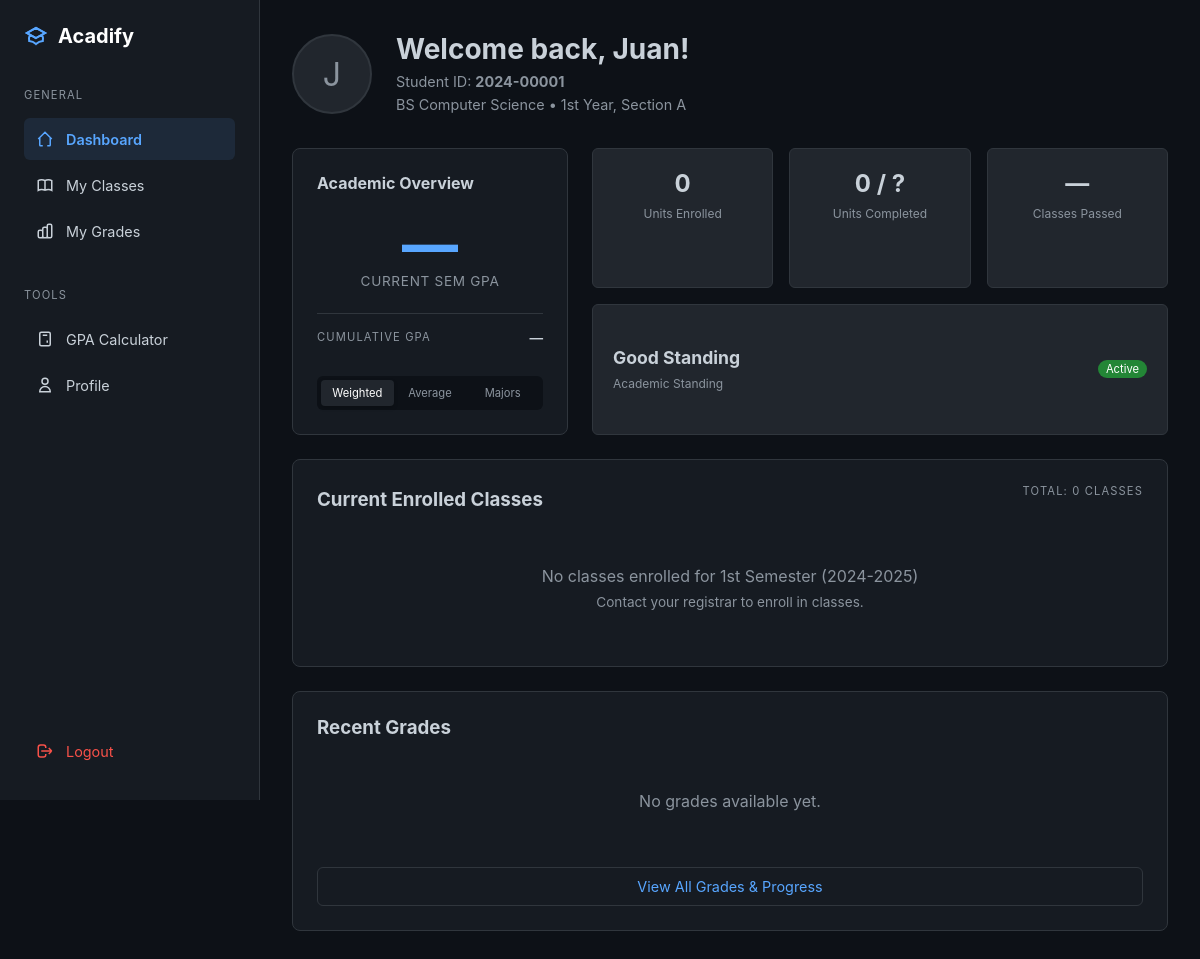
The app's page /student/dashboard (signed in) with its own data.
### models.py (models this page shows, shortened)
class Student(db.Model):
    __tablename__ = 'student'
    id = db.Column(db.Integer, primary_key=True)
    user_id = db.Column(db.Integer, db.ForeignKey('user.id'), nullable=False, unique=True)
    student_number = db.Column(db.String(50), unique=True, nullable=False, index=True)
    first_name = db.Column(db.String(100), nullable=False)
    last_name = db.Column(db.String(100), nullable=False)
    department = db.Column(db.String(100), nullable=False)  # "College of Engineering"
    program = db.Column(db.String(100), nullable=False)  # "BS Computer Science"
    year_level = db.Column(db.String(20), nullable=False)  # "1st Year", "2nd Year", etc.
    section = db.Column(db.String(20), nullable=True)  # "A", "B", "C" (null for irregular)
    created_at = db.Column(db.DateTime, default=datetime.utcnow)
    enrollments = db.relationship('Enrollment', backref='student', lazy='dynamic', cascade='all, delete-orphan')
    grades = db.relationship('Grade', backref='student', lazy='dynamic', cascade='all, delete-orphan')
    def get_semester_gpa(self, school_year, semester, calculation_method='weighted'):
        grades = self.grades.join(Grade.test).join(Test.class_).filter(
            Class.school_year == school_year,
            Class.semester == semester,
            Grade.final_grade.isnot(None)
        ).all()
        if not grades:
            return None
    def get_cumulative_gpa(self, calculation_method='weighted'):
        all_grades = self.grades.filter(Grade.final_grade.isnot(None)).all()
        if not all_grades:
            return None

### blueprints/student/routes.py (the view)
@student_bp.route('/dashboard')
@student_required
def dashboard():
    student = current_user.student_profile
    current_school_year = Config.CURRENT_SCHOOL_YEAR
    current_semester = Config.CURRENT_SEMESTER
    enrolled_classes = Class.query.join(Enrollment).filter(
        Enrollment.student_id == student.id,
        Class.school_year == current_school_year,
        Class.semester == current_semester
    ).all()
    recent_grades = Grade.query.filter_by(student_id=student.id)\
        .filter(Grade.final_grade.isnot(None))\
        .order_by(Grade.graded_at.desc())\
        .limit(5)\
        .all()
    semester_gpa = student.get_semester_gpa(
        current_school_year, current_semester, 'weighted'
    )
    semester_gpa_simple = student.get_semester_gpa(
        current_school_year, current_semester, 'simple'
    )
    semester_gpa_major = student.get_semester_gpa(
        current_school_year, current_semester, 'major_only'
    )
    cumulative_gpa = student.get_cumulative_gpa('weighted')
    cumulative_gpa_simple = student.get_cumulative_gpa('simple')
    cumulative_gpa_major = student.get_cumulative_gpa('major_only')
    total_units = sum(cls.units for cls in enrolled_classes)
    total_units_completed = None
    total_program_units = None
    passing_rate = None
    return render_template(
        'student/dashboard.html',
        student=student,
        enrolled_classes=enrolled_classes,
        recent_grades=recent_grades,
        semester_gpa=semester_gpa,
        semester_gpa_simple=semester_gpa_simple,
        semester_gpa_major=semester_gpa_major,
        cumulative_gpa=cumulative_gpa,
        cumulative_gpa_simple=cumulative_gpa_simple,
        cumulative_gpa_major=cumulative_gpa_major,
        total_units=total_units,
        total_units_completed=total_units_completed,
        total_program_units=total_program_units,
        passing_rate=passing_rate,
        current_school_year=current_school_year,
        current_semester=current_semester
    )

### templates/student/dashboard.html (shortened to what this page needs)
<!DOCTYPE html>
<html lang="en">
<head>
</head>
<body>
    <nav class="sidebar">
        <div class="logo">
            <svg class="icon" viewBox="0 0 24 24"><path stroke-width="2" d="M12 14l9-5-9-5-9 5 9 5z"/><path stroke-width="2" d="M12 14l9-5-9-5-9 5 9 5zm0 0l6.16-3.422a12.083 12.083 0 01.665 6.479A11.952 11.952 0 0012 20.055a11.952 11.952 0 00-6.824-2.998 12.078 12.078 0 01.665-6.479L12 14z"/></svg>
            <span>Acadify</span>
        </div>
        <div class="nav-group">
            <span class="nav-label">General</span>
            <a href="{{ url_for('student.dashboard') }}" class="nav-item active">
                <svg class="icon" viewBox="0 0 24 24"><path stroke-width="2" d="M3 12l2-2m0 0l7-7 7 7M5 10v10a1 1 0 001 1h3m10-11l2 2m-2-2v10a1 1 0 01-1 1h-3"/></svg>
                <span>Dashboard</span>
            </a>
            <a href="{{ url_for('student.my_classes') }}" class="nav-item">
                <svg class="icon" viewBox="0 0 24 24"><path stroke-width="2" d="M12 6.253v13m0-13C10.832 5.477 9.246 5 7.5 5S4.168 5.477 3 6.253v13C4.168 18.477 5.754 18 7.5 18s3.332.477 4.5 1.253m0-13C13.168 5.477 14.754 5 16.5 5c1.747 0 3.332.477 4.5 1.253v13C19.832 18.477 18.247 18 16.5 18c-1.746 0-3.332.477-4.5 1.253"/></svg>
                <span>My Classes</span>
            </a>
            <a href="{{ url_for('student.my_grades') }}" class="nav-item">
                <svg class="icon" viewBox="0 0 24 24"><path stroke-width="2" d="M9 19v-6a2 2 0 00-2-2H5a2 2 0 00-2 2v6a2 2 0 002 2h2a2 2 0 002-2zm0 0V9a2 2 0 012-2h2a2 2 0 012 2v10m-6 0a2 2 0 002 2h2a2 2 0 002-2m0 0V5a2 2 0 012-2h2a2 2 0 012 2v14a2 2 0 01-2 2h-2a2 2 0 01-2-2z"/></svg>
                <span>My Grades</span>
            </a>
        </div>
        <div class="nav-group">
            <span class="nav-label">Tools</span>
            <a href="{{ url_for('student.gpa_calculator') }}" class="nav-item">
                <svg class="icon" viewBox="0 0 24 24"><path stroke-width="2" d="M9 7h6m0 10v-3m-3 3h.01M9 17h.01M9 14h.01M12 14h.01M15 11h.01M12 11h.01M9 11h.01M7 21h10a2 2 0 002-2V5a2 2 0 00-2-2H7a2 2 0 00-2 2v14a2 2 0 002 2z"/></svg>
                <span>GPA Calculator</span>
            </a>
            <a href="{{ url_for('student.profile') }}" class="nav-item">
                <svg class="icon" viewBox="0 0 24 24"><path stroke-width="2" d="M16 7a4 4 0 11-8 0 4 4 0 018 0zM12 14a7 7 0 00-7 7h14a7 7 0 00-7-7z"/></svg>
                <span>Profile</span>
            </a>
        </div>
        <a href="{{ url_for('auth.logout') }}" class="nav-item logout">
            <svg class="icon" viewBox="0 0 24 24"><path stroke-width="2" d="M17 16l4-4m0 0l-4-4m4 4H7m6 4v1a3 3 0 01-3 3H6a3 3 0 01-3-3V7a3 3 0 013-3h4a3 3 0 013 3v1"/></svg>
            <span>Logout</span>
        </a>
    </nav>
    <main class="main-content">
        <div class="header-section">
            <div class="student-profile">
                <div class="profile-photo">{{ student.first_name[0] }}</div>
                <div class="welcome-msg">
                    <h1>Welcome back, {{ student.first_name }}!</h1>
                    <div class="student-meta">
                        <p>Student ID: <strong>{{ student.student_number }}</strong></p>
                        <p>{{ student.program }} • {{ student.year_level }}, Section {{ student.section if student.section else 'N/A' }}</p>
                    </div>
                </div>
            </div>
        </div>
        <div class="dashboard-grid">
            <div class="card academic-overview">
                <h3 style="font-size: 1rem;">Academic Overview</h3>
                <div class="gpa-display">
                    <div class="gpa-value" id="semester-gpa-display">
                        {{ "%.2f"|format(semester_gpa) if semester_gpa else "—" }}
                    </div>
                    <div class="gpa-label">Current Sem GPA</div>
                </div>
                <div style="font-size: 0.85rem; border-top: 1px solid var(--border-color); padding-top: 1rem;">
                    <div style="display: flex; justify-content: space-between; margin-bottom: 0.5rem;">
                        <span class="nav-label">Cumulative GPA</span>
                        <span style="font-weight: 600;" id="cumulative-gpa-display">
                            {{ "%.2f"|format(cumulative_gpa) if cumulative_gpa else "—" }}
                        </span>
                    </div>
                    <div class="gpa-toggle">
                        <button class="toggle-btn active" data-method="weighted">Weighted</button>
                        <button class="toggle-btn" data-method="simple">Average</button>
                        <button class="toggle-btn" data-method="major">Majors</button>
                    </div>
                </div>
            </div>
            <div class="quick-stats">
                <div class="card stat-item">
                    <span class="stat-val">{{ total_units }}</span>
                    <span class="stat-desc">Units Enrolled</span>
                </div>
                <div class="card stat-item">
                    <span class="stat-val">{{ total_units_completed if total_units_completed else 0 }} / {{ total_program_units if total_program_units else "?" }}</span>
                    <span class="stat-desc">Units Completed</span>
                </div>
                <div class="card stat-item">
                    <span class="stat-val">{{ passing_rate if passing_rate else "—" }}</span>
                    <span class="stat-desc">Classes Passed</span>
                </div>
                <div class="card stat-item" style="grid-column: span 3; display: flex; align-items: center; justify-content: space-between; text-align: left;">
                    <div>
                        <span class="stat-val" style="font-size: 1.1rem;">Good Standing</span>
                        <span class="stat-desc">Academic Standing</span>
                    </div>
                    <span class="status-badge">Active</span>
                </div>
            </div>
            <div class="card classes-card">
                <div class="card-header">
                    <h3>Current Enrolled Classes</h3>
                    <span class="nav-label">Total: {{ enrolled_classes|length }} classes</span>
                </div>
                {% if enrolled_classes %}
                <table>
                    <thead>
                        <tr>
                            <th>Code</th>
                            <th>Subject Name</th>
                            <th>Section</th>
                            <th>Schedule</th>
                            <th>Units</th>
                            <th>Grade</th>
                        </tr>
                    </thead>
                    <tbody>
                        {% for cls in enrolled_classes %}
                        <tr>
                            <td>{{ cls.subject.code }}</td>
                            <td>{{ cls.subject.name }}</td>
                            <td>{{ cls.section if cls.section else '—' }}</td>
                            <td>{{ cls.schedule if cls.schedule else '—' }}</td>
                            <td>{{ cls.units }}</td>
                            <td class="grade-pill">
                                {% set enrollment = cls.enrollments.filter_by(student_id=student.id).first() %}
                                {{ "%.2f"|format(enrollment.final_grade) if enrollment and enrollment.final_grade else "—" }}
                            </td>
                        </tr>
                        {% endfor %}
                    </tbody>
                </table>
                {% else %}
                <div class="empty-state">
                    <p>No classes enrolled for {{ current_semester }} ({{ current_school_year }})</p>
                    <p style="font-size: 0.85rem; margin-top: 0.5rem;">Contact your registrar to enroll in classes.</p>
                </div>
                {% endif %}
            </div>
            <div class="card recent-grades">
                <div class="card-header">
                    <h3>Recent Grades</h3>
                </div>
                {% if recent_grades %}
                <div class="grade-list">
                    {% for grade in recent_grades %}
                    <div class="grade-item">
                        <div>
                            <div style="font-weight: 600;">{{ grade.test.title }}</div>
                            <div style="font-size: 0.75rem; color: var(--text-dim);">
                                {{ grade.test.class_.subject.code }} •
                                {{ grade.graded_at.strftime('%b %d, %Y') if grade.graded_at else 'Not dated' }}
                            </div>
                        </div>
                        <div style="color: var(--accent-blue); font-weight: 700;">
                            {{ "%.2f"|format(grade.final_grade) if grade.final_grade else "—" }}
                        </div>
                    </div>
                    {% endfor %}
                </div>
                {% else %}
                <div class="empty-state">
                    <p>No grades available yet.</p>
                </div>
                {% endif %}
                <a href="{{ url_for('student.my_grades') }}" class="view-all-btn">View All Grades & Progress</a>
            </div>
        </div>
    </main>
</body>
</html>

### records on screen
Student: first_name "J", first_name "Juan", student_number "2024-00001", program "BS Computer Science", year_level "1st Year", section "A"

### other values on screen
{{ "%.2f"|format(semester_gpa) if semester_gpa else "—" }} "—"
{{ "%.2f"|format(cumulative_gpa) if cumulative_gpa else "—" }} "—"
{{ total_units }} "0"
{{ total_units_completed if total_units_completed else 0 }} "0"
{{ total_program_units if total_program_units else "?" }} "?"
{{ passing_rate if passing_rate else "—" }} "—"
{{ enrolled_classes|length }} "0"
{{ current_semester }} "1st Semester"
{{ current_school_year }} "2024-2025"
